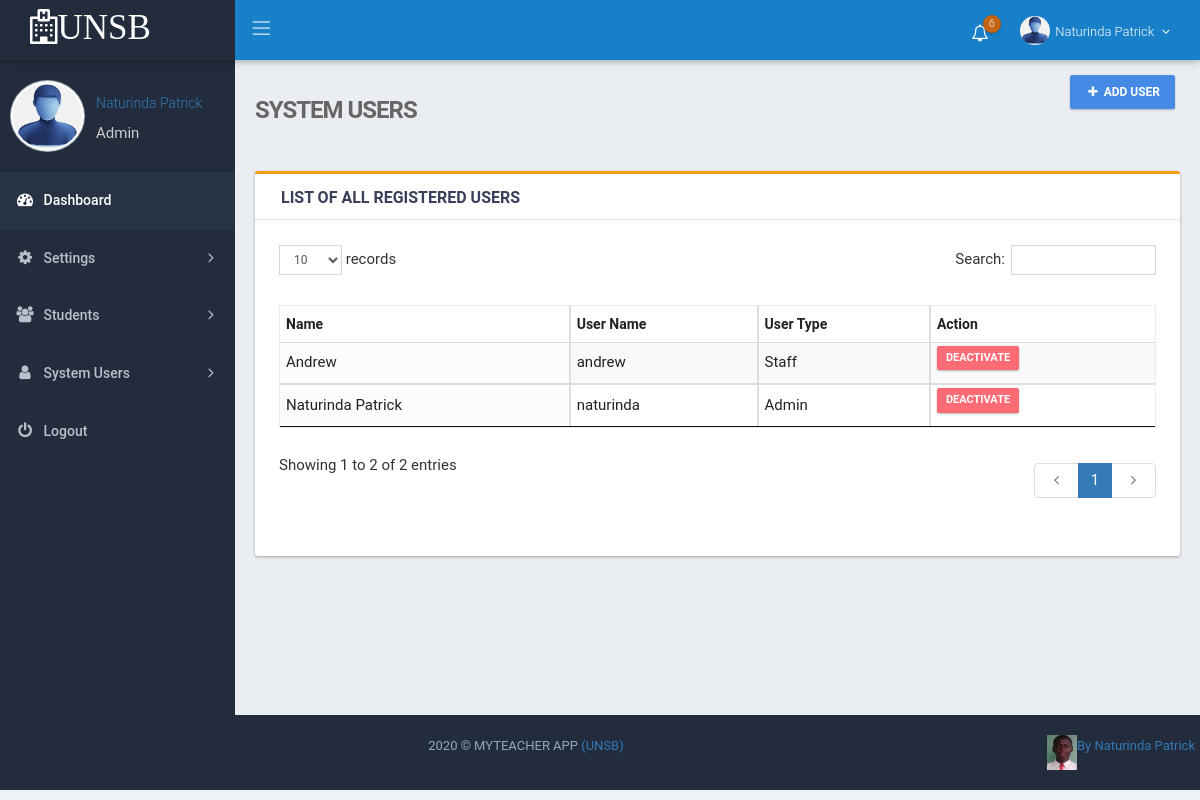
Screenshot of /index.php?page=view_users (signed in) with the database file from the repository.
### tables this page shows
CREATE TABLE IF NOT EXISTS `account` (
  `Account_Id` int(11) NOT NULL AUTO_INCREMENT,
  `Staff_Name` varchar(100) DEFAULT NULL,
  `User_Name` varchar(50) NOT NULL,
  `User_Type` varchar(50) NOT NULL,
  `Password` varchar(50) NOT NULL,
  `Status` int(11) NOT NULL DEFAULT 1,
  PRIMARY KEY (`Account_Id`)
);

### classes/DB.php (called while the page is built, shortened)
<?php
class DB {
    private static $_instance = null;
    private $_pdo,
            $_query,
            $_error = false,
            $_result,
            $_options,
            $_dropQuery,
            $_columnName,
            $_ipNumber = null,
            $_count = 0,
            $_ugxAmount,
            $_grade, $_comment;
    private function __construct() {
        try {
            $this->_pdo = new PDO('mysql:host=' . Config::get('mysql/host') . ';dbname=' . Config::get('mysql/db'), Config::get('mysql/username'), Config::get('mysql/password'));
        } catch (PDOException $exc) {
            die($exc->getMessage());
        }
    }
    public static function getInstance() {
        if (!isset(self::$_instance)) {
            self::$_instance = new DB();
        }
        return self::$_instance;
    }
    public function query($sql, $params = array()) {
        if ($this->_query = $this->_pdo->prepare($sql)) {
            if ($this->_query->execute()) {
                $this->_result = $this->_query->fetchAll(PDO::FETCH_OBJ);
                $this->_count = $this->_query->rowCount();
            } else {
                print_r($this->_query->errorInfo());
                $this->_error = true;
            }
        }
        return $this;
    }
    public function results() {
        return $this->_result;
    }
    public function count() {
        return $this->_count;
    }
    public function checkRows($sql) {
        $this->_query = $this->query($sql);
        if ($this->count() > 0) {
            return TRUE;
        } else {
            return FALSE;
        }
    }
    public function querySample($sql) {
        if ($this->_query = $this->_pdo->prepare($sql)) {
            if ($this->_query->execute()) {
                $this->_result = $this->_query->fetchAll(PDO::FETCH_OBJ);
                $this->_count = $this->_query->rowCount();
            } else {
                print_r($this->_query->errorInfo());
                $this->_error = true;
            }
        }
        return $this->_result;
    }
}
?>

### core/init.php (called while the page is built, shortened)
<?php
spl_autoload_register(function($class) {
    if (file_exists('classes/' . $class . '.php')) {
        return TRUE;
    }
    return FALSE;
});
?>

### classes/Config.php (called while the page is built)
<?php
class Config{
    public static function get($path=null){
        if($path){
            $config=$GLOBALS['config'];
            $path =  explode('/', $path);
            foreach ($path as $bit)
            {
                if(isset($config[$bit]))
                {
                    $config=$config[$bit];
                }
            }
            return $config;
        }
        return false;
    }
}
?>

### pages/users/view_users.php (the view, shortened to what this page needs)
<!DOCTYPE html>
<html lang="en">
    <head>
        <?php include_once 'includes/header_css.php'; ?>
    </head>
    <body class="page-header-fixed sidemenu-closed-hidelogo page-content-white page-md header-blue">
        <div class="page-wrapper">
            <?php include_once 'includes/header_menu.php'; ?>
            <div class="page-container">
                <?php include_once 'includes/side_menu.php'; ?>
                <div class="page-content-wrapper">
                    <div class="page-content">
                        <div class="page-bar">
                            <div class="page-title-breadcrumb">
                                <div class=" pull-left">
                                    <div class="page-title">System Users</div>
                                </div>
                                <div class="actions panel_actions pull-right">
                                    <a class="btn btn-primary" href="index.php?page=add_user"><i class="fa fa-plus"></i> Add User</a>
                                </div>
                            </div>
                        </div>
                        <div class="row">
                            <div class="col-md-12">
                                <div class="card card-topline-yellow">
                                    <div class="card-head">
                                        <header>List of all registered users</header>
                                    </div>
                                    <div class="card-body ">
                                        <?php
                                        $selectuser = "SELECT * FROM account WHERE Status=1  ORDER BY Account_Id desc";
                                        if (DB::getInstance()->checkRows($selectuser)) {
                                            ?>
                                            <table id="example1" class="table table-bordered table-striped">
                                                <thead>
                                                    <tr><th>Name</th>
                                                        <th>User Name</th>
                                                        <th>User Type</th>
                                                        <th>Action</th>
                                                    </tr>
                                                </thead>
                                                <tbody>
                                                    <?php
                                                    $user_list = DB::getInstance()->query($selectuser);
                                                    foreach ($user_list->results() as $user) {
                                                        ?>
                                                        <tr>
                                                            <td><?php echo $user->Staff_Name; ?></td>
                                                            <td><?php echo $user->User_Name; ?></td>
                                                            <td><?php
                                                                if ($user->User_Type != NULL) {
                                                                    echo $user->User_Type;
                                                                } else {
                                                                    ?>
                                                                    <a data-toggle='modal'href="#modal-form<?php echo $user->Account_Id; ?>" class='fa fa-pencil-square-o'></a><?php } ?></td>
                                                            <td><?php
                                                                if ($user->Status == 1) {
                                                                    $name = "deactivate";
                                                                    $class = "btn btn-danger  btn-xs";
                                                                } else {
                                                                    $class = "btn btn-success btn-xs";
                                                                    $name = "activate";
                                                                }
                                                                ?>
                                                                <?php if ($user->User_Type != "ADMIN") { ?>
                                                                    <form role="form" action="" method="POST">
                                                                        <button type="submit" name="<?php echo $name; ?>" value="<?php echo $user->Account_Id; ?>" class="<?php echo $class; ?>"><?php echo $name; ?></button>
                                                                    </form><?php } ?>
                                                            </td>
                                                        </tr>
                                                    <?php
                                                }
                                                ?>
                                                </tbody>
                                            </table>
                                            <?php
                                        } else {
                                            echo '<div class="alert alert-danger">No staff Accounts registered</div>';
                                        }
                                        ?>
                                    </div>
                                </div>
                            </div>
                        </div>
                    </div>
                </div>
            </div>
            <?php include_once 'includes/footer.php'; ?>
        </div>
    </body>
</html>

### rows the page displays
account: Staff_Name "Andrew", User_Name "andrew", User_Type "Staff", Status "DEACTIVATE"
account: Staff_Name "Naturinda Patrick", User_Name "naturinda", User_Type "Admin", Status "DEACTIVATE"

### other values shown
$HOSPITAL_NAME_ABREV "UNSB"
DB::getInstance()->countElements("select * from policy_codes") "6"
$_SESSION['hospital_staff_names'] "Naturinda Patrick"
$_SESSION['hospital_role'] "Admin"
$hospital_main_title "MYTEACHER APP"
